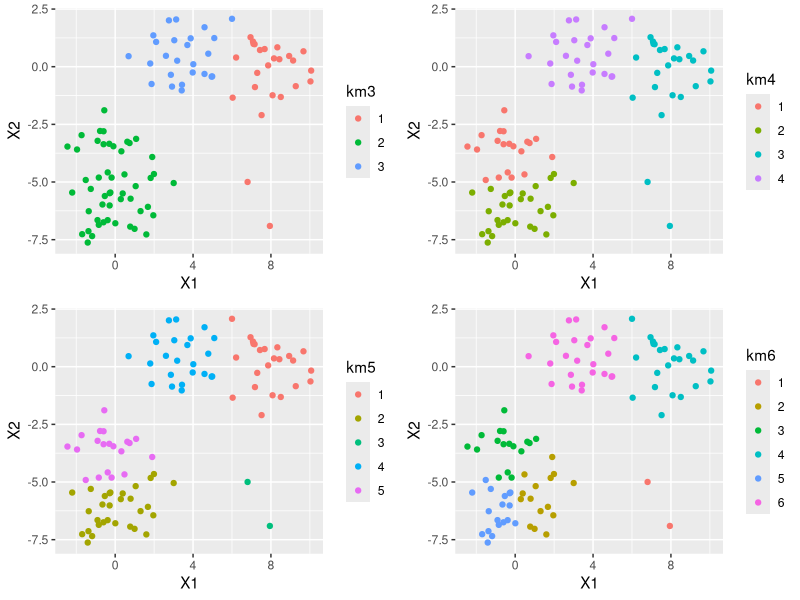
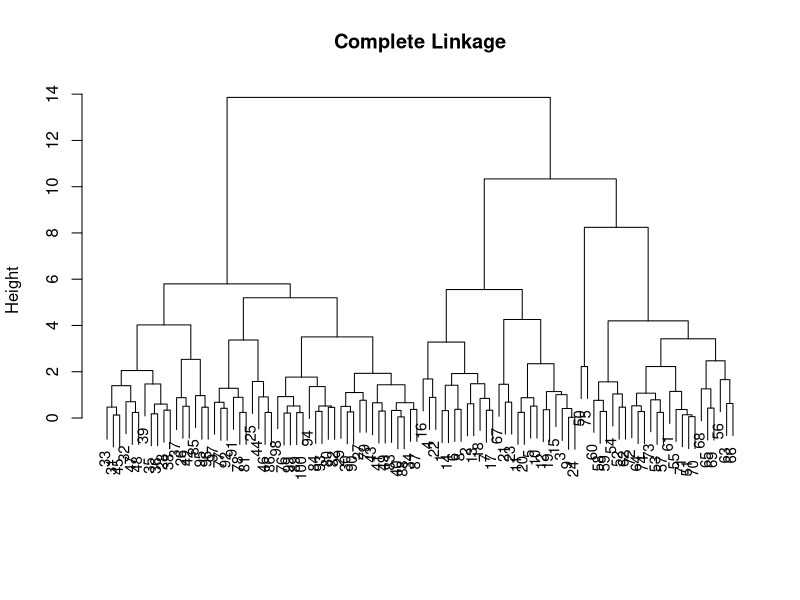
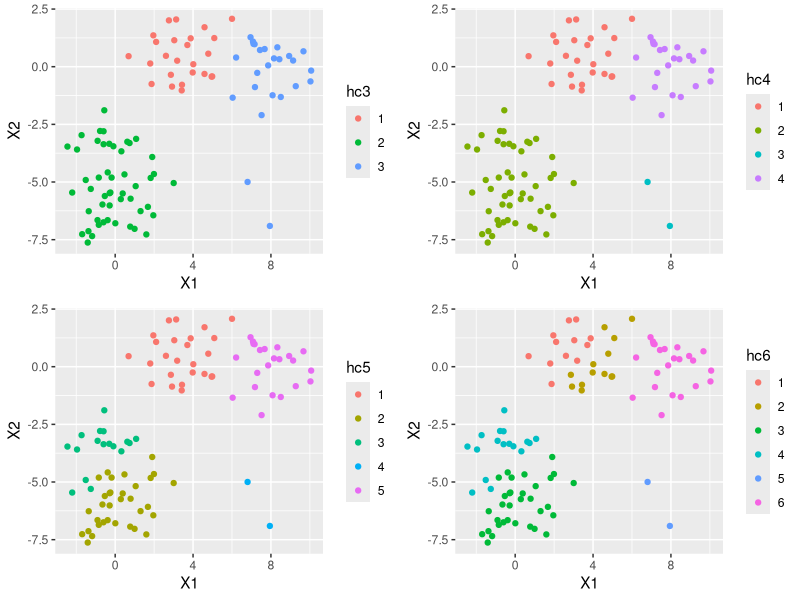

Here is the R script that generated these plots, in order:
## ---- chunk 1
knitr::opts_chunk$set(echo = TRUE)
## ---- chunk 2
# Clear environment
rm(list = ls())


### Create Simulated Data ###

set.seed (2)
x <- matrix(rnorm(100*2), ncol=2)
x[1:25,1]=x[1:25,1]+3
x[25:50,2]=x[25:50,2]-4
x[50:75,1]=x[50:75,1]+8
x[75:100,2] = x[75:100,2] -6

simData <- as.data.frame(x)
colnames(simData) <- c("X1", "X2")
simData$ID <- seq(1,100,1)
simData$truecluster <- rep(c("a","b","c","d"), each = 25)

excludes <- names(simData) %in% c("ID","truecluster") #Index of columns to exclude from analysis

## ---- chunk 3
### K-means clustering ###

# Reference: ISLR 10.5.1

df_km <- simData

df_km$km3 <- as.factor(kmeans(simData[!excludes],3,nstart=20)$cluster)
df_km$km4 <- as.factor(kmeans(simData[!excludes],4,nstart=20)$cluster)
df_km$km5 <- as.factor(kmeans(simData[!excludes],5,nstart=20)$cluster)
df_km$km6 <- as.factor(kmeans(simData[!excludes],6,nstart=20)$cluster)

library(ggplot2)

km3_plot <- ggplot(data= df_km, aes(x=X1, y=X2, color=km3)) + geom_point()
km4_plot <- ggplot(data= df_km, aes(x=X1, y=X2, color=km4)) + geom_point()
km5_plot <- ggplot(data= df_km, aes(x=X1, y=X2, color=km5))+ geom_point()
km6_plot <- ggplot(data= df_km, aes(x=X1, y=X2, color=km6))+ geom_point()

library(gridExtra)
grid.arrange(km3_plot, km4_plot, km5_plot, km6_plot)

## ---- chunk 4

### Hierarchical clustering ###

# Reference: ISLR 10.5.2

df_hc <- simData

hc_complete <- hclust(dist(simData[!excludes]), method="complete") #Change method to "single" or "average" as needed

plot(hc_complete,main="Complete Linkage", xlab="", sub="",cex =.9)

df_hc$hc3 <- as.factor(cutree(hc_complete, 3))
df_hc$hc4 <- as.factor(cutree(hc_complete, 4))
df_hc$hc5 <- as.factor(cutree(hc_complete, 5))
df_hc$hc6 <- as.factor(cutree(hc_complete, 6))

hc3_plot <- ggplot(data= df_hc, aes(x=X1, y=X2, color=hc3))+geom_point()
hc4_plot <- ggplot(data= df_hc, aes(x=X1, y=X2, color=hc4))+geom_point()
hc5_plot <- ggplot(data= df_hc, aes(x=X1, y=X2, color=hc5))+geom_point()
hc6_plot <- ggplot(data= df_hc, aes(x=X1, y=X2, color=hc6))+geom_point()

grid.arrange(hc3_plot, hc4_plot, hc5_plot, hc6_plot)

